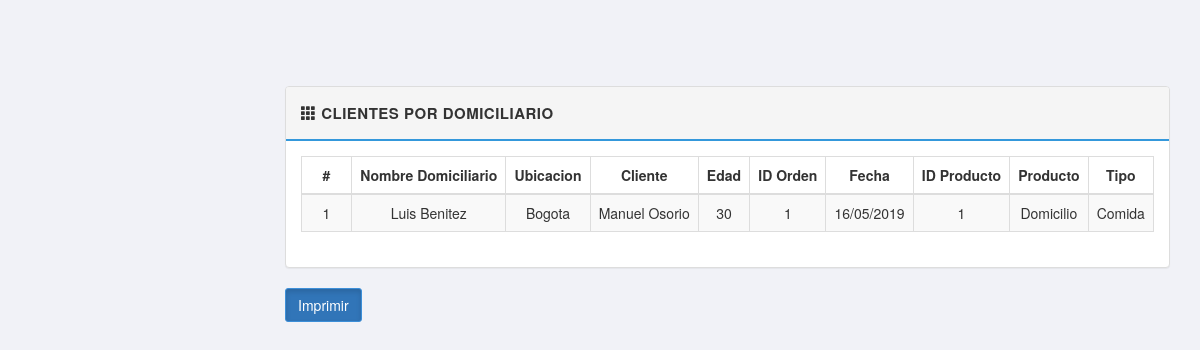
/Proyecto/2.atendidos_domiciliarios.php, run on the app's committed database.
### tables this page shows
CREATE TABLE `ordenes` (
  `idOrdenes` int(11) NOT NULL AUTO_INCREMENT,
  `FechaInicio` datetime DEFAULT NULL,
  `FechaFin` datetime DEFAULT NULL,
  `Estado` varchar(45) DEFAULT NULL,
  `Usuarios_idUsuarios` int(11) NOT NULL,
  `Pago_idPago` int(11) NOT NULL,
  `Domiciliario_idDomiciliario` int(11) NOT NULL,
  `Tienda_idTienda` int(11) NOT NULL,
  `Productos_idProductos` int(11) NOT NULL,
  PRIMARY KEY (`idOrdenes`,`Usuarios_idUsuarios`,`Pago_idPago`,`Domiciliario_idDomiciliario`,`Tienda_idTienda`,`Productos_idProductos`),
  KEY `fk_Ordenes_Usuarios_idx` (`Usuarios_idUsuarios`),
  KEY `fk_Ordenes_Pago1_idx` (`Pago_idPago`),
  KEY `fk_Ordenes_Domiciliario1_idx` (`Domiciliario_idDomiciliario`),
  KEY `fk_Ordenes_Tienda1_idx` (`Tienda_idTienda`),
  KEY `fk_Ordenes_Productos1_idx` (`Productos_idProductos`),
  CONSTRAINT `fk_Ordenes_Domiciliario1` FOREIGN KEY (`Domiciliario_idDomiciliario`) REFERENCES `domiciliario` (`idDomiciliario`),
  CONSTRAINT `fk_Ordenes_Pago1` FOREIGN KEY (`Pago_idPago`) REFERENCES `pago` (`idPago`),
  CONSTRAINT `fk_Ordenes_Productos1` FOREIGN KEY (`Productos_idProductos`) REFERENCES `productos` (`idProductos`),
  CONSTRAINT `fk_Ordenes_Tienda1` FOREIGN KEY (`Tienda_idTienda`) REFERENCES `tienda` (`idTienda`),
  CONSTRAINT `fk_Ordenes_Usuarios` FOREIGN KEY (`Usuarios_idUsuarios`) REFERENCES `usuarios` (`idUsuarios`)
);

CREATE TABLE `domiciliario` (
  `idDomiciliario` int(11) NOT NULL AUTO_INCREMENT,
  `Nombre` varchar(45) DEFAULT NULL,
  `Estado` varchar(45) DEFAULT NULL,
  `Calificacion` varchar(45) DEFAULT NULL,
  `Ubicacion` varchar(45) DEFAULT NULL,
  PRIMARY KEY (`idDomiciliario`)
);

CREATE TABLE `usuarios` (
  `idUsuarios` int(11) NOT NULL AUTO_INCREMENT,
  `Nombre` varchar(45) DEFAULT NULL,
  `Documento` int(11) DEFAULT NULL,
  `Direccion` varchar(45) DEFAULT NULL,
  `Edad` int(11) DEFAULT NULL,
  `Sexo` varchar(45) DEFAULT NULL,
  `Estado` varchar(45) DEFAULT NULL,
  `Tipo` varchar(45) DEFAULT NULL,
  `Clave` varchar(45) DEFAULT NULL,
  PRIMARY KEY (`idUsuarios`)
);

CREATE TABLE `productos` (
  `idProductos` int(11) NOT NULL AUTO_INCREMENT,
  `Nombre` varchar(45) DEFAULT NULL,
  `Tipo` varchar(45) DEFAULT NULL,
  `Cantidad` varchar(45) DEFAULT NULL,
  `Valor` int(11) DEFAULT NULL,
  `Disponibilidad` varchar(45) DEFAULT NULL,
  PRIMARY KEY (`idProductos`)
);

### Proyecto/includes/sql.php (called while the page is built, shortened)
<?php
  require_once('includes/load.php');
function find_by_sql($sql)
{
  global $db;
  $result = $db->query($sql);
  $result_set = $db->while_loop($result);
 return $result_set;
}
function  clientesDom(){
  $sql  = "SELECT dom.idDomiciliario, dom.Nombre , dom.Ubicacion, usu.Nombre, usu.Edad, ord.idOrdenes,";
  $sql .= " ord.FechaInicio, ord.Productos_idProductos, prd.Nombre, prd.Tipo";
  $sql .= " FROM";
  $sql .= " domiciliario dom, usuarios usu ,ordenes ord, productos prd ";
  $sql .= " WHERE ord.Domiciliario_idDomiciliario=dom.idDomiciliario";
  $sql .= " AND ord.Usuarios_idUsuarios=usu.idUsuarios";
  $sql .= " AND ord.Productos_idProductos=prd.idProductos";
  return find_by_sql($sql);
}
?>

### Proyecto/includes/database.php (called while the page is built, shortened)
<?php
class MySqli_DB {
    private $con;
    public $query_id;
public function db_connect()
{
  $this->con = mysqli_connect(DB_HOST,DB_USER,DB_PASS);
  if(!$this->con)
         {
           die(" Fallo conexion:". mysqli_connect_error());
         } else {
           $select_db = $this->con->select_db(DB_NAME);
         }
}
public function query($sql)
   {
      if (trim($sql != "")) {
          $this->query_id = $this->con->query($sql);
      }
       return $this->query_id;
   }
public function fetch_array($statement)
{
  return mysqli_fetch_array($statement);
}
public function while_loop($loop){
   $results = array();
   while ($result = $this->fetch_array($loop)) {
      $results[] = $result;
   }
 return $results;
}
}
$db = new MySqli_DB();
?>

### Proyecto/2.atendidos_domiciliarios.php (the view, shortened to what this page needs)
<?php include_once('layouts/header.php'); ?>
<div class="row">
  <div class="col-md-6">
  </div>
</div>
<?php
 $clientesDom = clientesDom();
?>
<div class="row">
    <div class="col-md-12">
      <div class="panel panel-default">
        <div class="panel-heading clearfix">
          <strong>
            <span class="glyphicon glyphicon-th"></span>
            <span>Clientes Por Domiciliario</span>
          </strong>
        </div>
        <div class="panel-body">
          <table class="table table-bordered table-striped">
            <thead>
              <tr>
                <th class="text-center" style="width: 50px;">#</th>
                <th class="text-center">Nombre Domiciliario</th>
                <th class="text-center">Ubicacion</th>
                <th class="text-center">Cliente</th>
                <th class="text-center">Edad</th>
                <th class="text-center">ID Orden</th>
                <th class="text-center">Fecha</th>
                <th class="text-center">ID Producto</th>
                <th class="text-center">Producto</th>
                <th class="text-center">Tipo</th>
              </tr>
            </thead>
           <tbody>
             <?php foreach ($clientesDom as $clidom):?>
             <tr>
              <td class="text-center"><?php echo $clidom[0]; ?></td>
				      <td class="text-center"><?php echo $clidom[1]; ?></td>
              <td class="text-center"><?php echo $clidom[2]; ?></td>
              <td class="text-center"><?php echo $clidom[3]; ?></td>
              <td class="text-center"><?php echo $clidom[4]; ?></td>
              <td class="text-center"><?php echo $clidom[5]; ?></td>
              <td class="text-center"><?php echo date("d/m/Y", strtotime ($clidom[6])); ?></td>
              <td class="text-center"><?php echo $clidom[7]; ?></td>
              <td class="text-center"><?php echo $clidom[8]; ?></td>
              <td class="text-center"><?php echo $clidom[9]; ?></td>
             </tr>
             <?php endforeach;?>
           </tbody>
         </table>
        </div>
      </div>
    </div>
  </div>
  <a href="atend_domicil_print.php" class="btn btn-primary active" role="button" target="_blank">Imprimir</a>
<?php include_once('layouts/footer.php'); ?>

### Proyecto/libs/css/main.css (style rules this page uses)
body { font-family: 'Helvetica Neue', Helvetica, Arial, sans-serif; font-weight: 400; overflow-x: hidden; overflow-y: auto; background: #f1f2f7; height: 100%; width: 100%; }
a { color #777; text-decoration: none; }
.panel-default >.panel-heading { background-color: #f5f5f5; border-bottom: 2px solid #3498DB; font-size: 15px; text-transform: uppercase; letter-spacing: .5px; padding: 15px; }
.btn { border-radius: 3px; -webkit-transition: all 300ms ease-in-out; -moz-transition: all 300ms ease-in-out; transition: all 300ms ease-in-out; }
.btn-primary { color: #fff; background-color: #51aded; border-color: #3d8fd8 }
.btn-primary:hover, .btn-primary:focus, .btn-primary.focus, .btn-primary:active, .btn-primary.active { color: #fff; background-color: #3175b8; border-color: #3d8fd8 }

### data on the page
ordenes: Domiciliario_idDomiciliario.idDomiciliario "1", Domiciliario_idDomiciliario.Nombre "Luis Benitez", Domiciliario_idDomiciliario.Ubicacion "Bogota", Usuarios_idUsuarios.Nombre "Manuel Osorio", Usuarios_idUsuarios.Edad "30", idOrdenes "1", FechaInicio "16/05/2019", Productos_idProductos "1", Productos_idProductos.Nombre "Domicilio", Productos_idProductos.Tipo "Comida"
